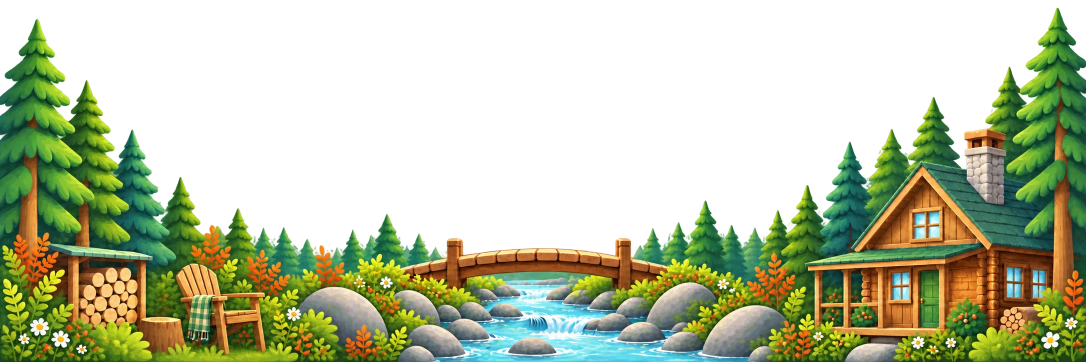
#> input picture src/assets/scenery/cabin-daytime.webp, 2172 x 724 px (shown at 1/2 size)
$ python woodblock_mountain_overlook.py ../../src/assets/scenery/cabin-daytime.webp out.png
#> lines starting #> are read from the running program, lines starting #| are printed output that depends on the picture; after the words box and inside, x2 and y2 are one past the last pixel; in counts of white or black regions, pixels touching at a corner belong together
"""Cut Scott's mountain-overlook print into the Woodblock "Small Mountain Town" art.

The source (2026-10-30) is a single 1200x1200 woodblock-style painting: a
letterboxed vista of snowy peaks over a river valley, seen from a pine-topped
cliff. It replaces all three lights of the woodblock mountain town; there is
no dusk or night version, so one picture serves every light.

Steps:
  1. drop the black letterbox and key the painted sky to transparency (the
     sky is the smooth region connected to the top; the print's ink outlines
     stop it at the peaks);
  2. scale to the woodblock set's 2172px width and place it in a 2172x724
     band so the land's median top sits at row 262 (chosen against the old
     art on Scott's Today page: the peaks, the river and the pine all show);
  3. sink the far horizon in the middle, as the old art's skyline dips there,
     with a displacement that is full at the horizon and fades to nothing at
     the bottom edge, so the cliffs and pines in front do not move;
  4. write the veil (where page content is concealed: under the skyline,
     fading in over FADE px above it) and the skyline fraction for panoramas.ts.

Usage: uv run --with numpy --with scipy --with pillow python
  scripts/scenery/woodblock_mountain_overlook.py <source.png> <out-dir>
Writes mountain-overlook.png and mountain-overlook-veil.png; convert both to
WebP with cwebp. Prints the skyline.
"""
import sys
from pathlib import Path

import numpy as np
from PIL import Image
from scipy import ndimage as ndi

SRC = Path(sys.argv[1])
OUT = Path(sys.argv[2])
OUT.mkdir(parents=True, exist_ok=True)

W, H = 2172, 724          # the woodblock set's band size
LAND_TOP = 262            # the land's median top row in the band
DIP, DIP_WIDTH = 70, 0.20  # how far the horizon sinks mid-band, and over how wide a share
FADE = round(64 * W / 1506)  # extract_landscapes.py's FADE, at this width


def key_sky(rgb):
    """Alpha for the land: everything not connected to the sky at the top."""
    g = np.sqrt((ndi.sobel(rgb, axis=0) ** 2 + ndi.sobel(rgb, axis=1) ** 2).sum(2))
    smooth = g < 300          # paper grain stays under it; ink outlines do not
    smooth[260:] = False      # nothing that low is sky
    labels, _ = ndi.label(smooth)
    sky = np.isin(labels, list(set(np.unique(labels[60])) - {0}))
    sky = ndi.binary_closing(sky, iterations=2, border_value=1)
    sky[:140] = True          # the deep-blue top band is all sky
    return ndi.gaussian_filter((~sky).astype(float), 0.8)


def envelope(alpha):
    solid = alpha > 0.5
    first = np.where(solid.any(0), solid.argmax(0), alpha.shape[0]).astype(float)
    return ndi.gaussian_filter1d(ndi.minimum_filter1d(first, 81), 25)


rgb = np.asarray(Image.open(SRC).convert('RGB')).astype(float)
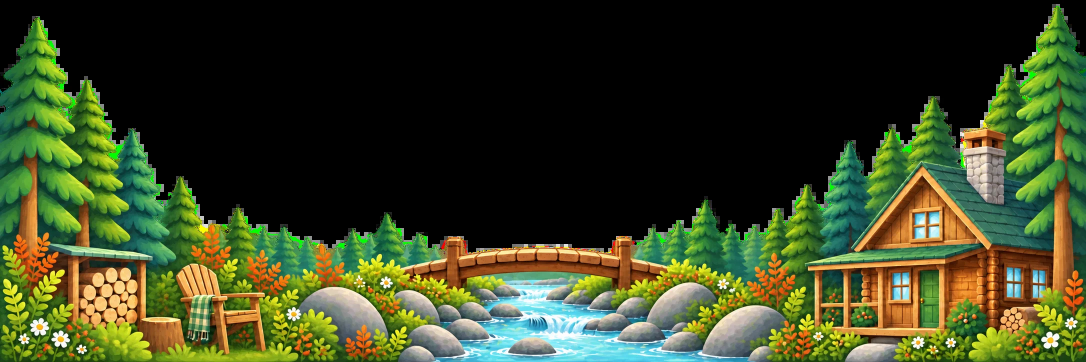
#> rgb: shape (724, 2172, 3) float64 (shown at 1/2 size); mean R, G, B 57.1, 66.5, 34
rows = np.where(rgb.mean(2).mean(1) > 25)[0]
#> rows = 451 values from 271 to 723
rgb = rgb[rows.min() + 2:rows.max() - 1]
#> rgb: shape (449, 2172, 3) float64
alpha = key_sky(rgb)
#> in key_sky, `smooth = g < 300`:
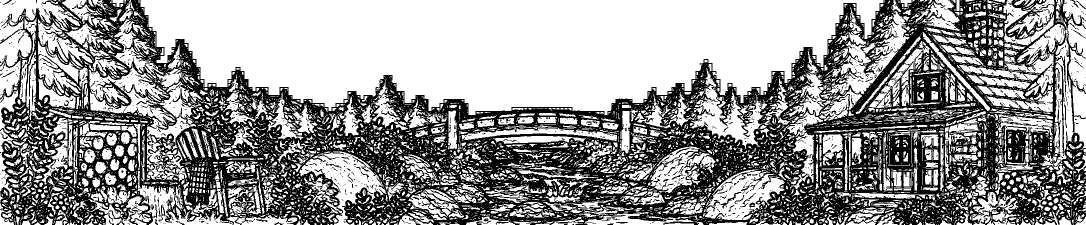
#> smooth: shape (449, 2172) bool (shown at 1/2 size); 59.3% white; 1219 black regions (1107 under 20 px), largest, box (x1, y1, x2, y2) and area: (0, 0, 2172, 449) 387601, (1441, 384, 1483, 418) 189, (704, 313, 737, 343) 122
#> in key_sky, `smooth[260:] = False`:
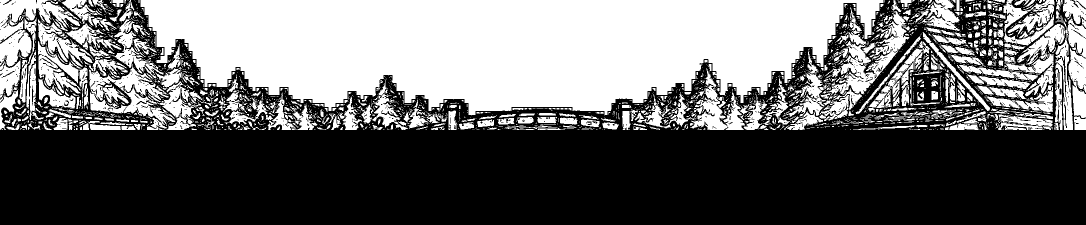
#> smooth: shape (449, 2172) bool (shown at 1/2 size); 41.8% white; 2759 white regions (2169 under 20 px), largest, box (x1, y1, x2, y2) and area: (281, 0, 1767, 231) 247504, (178, 128, 388, 260) 10587, (1653, 22, 1819, 191) 8278
#> in key_sky, `labels, _ = ndi.label(smooth)`:
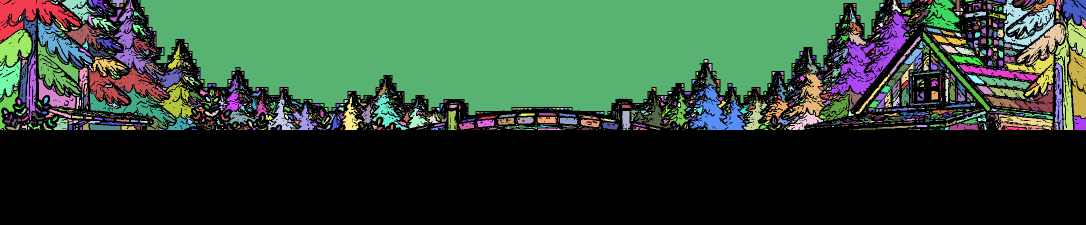
#> labels: shape (449, 2172) int32 (shown at 1/2 size); 4219 distinct labels, from 0 to 4218; one colour per label, 0 black
#> in key_sky, `sky = np.isin(labels, list(set(np.unique(labels[60])) - {0}))`: sky: shape (449, 2172) bool; 29.4% white; 37 white regions (12 under 20 px), largest, box (x1, y1, x2, y2) and area: (281, 0, 1767, 231) 247504, (1653, 22, 1819, 191) 7766, (0, 0, 160, 85) 5657
#> in key_sky, `sky = ndi.binary_closing(sky, iterations=2, border_value=1)`: sky: shape (449, 2172) bool; 30.2% white; 16 white regions (5 under 20 px), largest, box (x1, y1, x2, y2) and area: (279, 0, 1769, 231) 247956, (0, 0, 209, 205) 16168, (1995, 0, 2172, 260) 13195
#> in key_sky, `sky[:140] = True`:
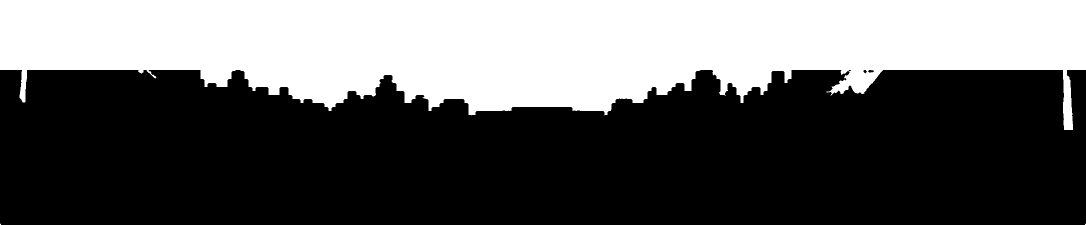
#> sky: shape (449, 2172) bool (shown at 1/2 size); 37.9% white; 3 white regions (2 under 20 px), largest, box (x1, y1, x2, y2) and area: (0, 0, 2172, 260) 369974

# Scale to the band's width, premultiplied so the keyed edge carries no sky.
rgba = np.dstack([rgb * alpha[..., None], alpha * 255]).clip(0, 255).astype(np.uint8)
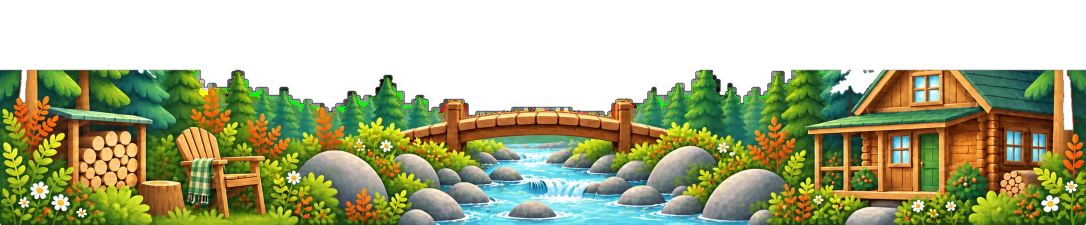
#> rgba: shape (449, 2172, 4) (shown at 1/2 size); mean R, G, B, A 75.8, 81.3, 43.2, 158.2; transparent parts drawn white
img = Image.fromarray(rgba, 'RGBA')
img = img.resize((W, round(img.height * W / img.width)), Image.LANCZOS)
pm = np.asarray(img).astype(float)
offset = int(np.median(envelope(pm[..., 3] / 255))) - LAND_TOP
#> in envelope, `solid = alpha > 0.5`: solid: shape (449, 2172) bool; 62.1% white; 3 black regions (2 under 20 px), largest, box (x1, y1, x2, y2) and area: (0, 0, 2172, 260) 369971
#> in envelope, `first = np.where(solid.any(0), solid.argmax(0), alpha.shape[0]).astype..`: first = 2172 values, max 260 at index 2128, min 140 at index 0, mean 169.1
#> offset = -122

# One remap does both the placement and the dip.
x = np.arange(W) / W
dip = DIP * np.exp(-((x - 0.5) / DIP_WIDTH) ** 2)
yy, xx = np.mgrid[0:H, 0:W].astype(float)
weight = np.clip((H - yy) / (H - 250), 0, 1)  # full from row 250 up
src = yy + offset - dip[None, :] * weight
out = np.dstack([ndi.map_coordinates(pm[..., c], [src, xx], order=1, mode='nearest') for c in range(4)])
a = out[..., 3:4]
out[..., :3] = np.where(a > 0.5, out[..., :3] * 255 / np.clip(a, 1e-3, None), 0)
out[..., 3] = np.where(src[..., None] < 0, 0, a)[..., 0]
art = out.clip(0, 255).round().astype(np.uint8)
Image.fromarray(art, 'RGBA').save(OUT / 'mountain-overlook.png')

land = art[..., 3] / 255.0
env = envelope(land)
#> in envelope (call 2), `solid = alpha > 0.5`: solid: shape (724, 2172) bool; 56.9% white; 3 black regions, box (x1, y1, x2, y2) and area: (0, 0, 2172, 397) 676988, (0, 569, 2, 724) 309, (2170, 569, 2172, 724) 309
#> env = 2172 values, max 385.2 at index 1086, min 262 at index 0, mean 299.4
t = np.clip((yy - (env[None, :] - FADE)) / (0.8 * FADE), 0, 1)
veil = np.maximum(t * t * (3 - 2 * t), land)
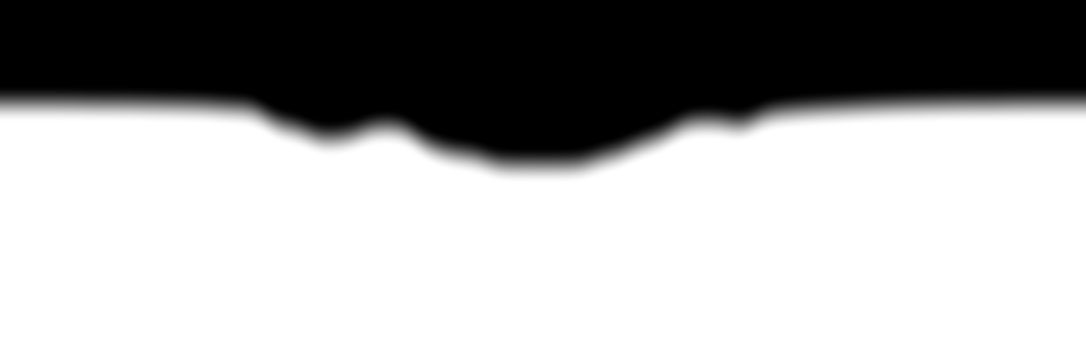
#> veil: shape (724, 2172) float64 (shown at 1/2 size); min 0, max 1, mean 0.662
Image.fromarray(np.dstack([np.full(veil.shape + (3,), 255.0), veil * 255]).round().astype(np.uint8), 'RGBA') \
    .save(OUT / 'mountain-overlook-veil.png')
middle = env[int(W * 0.2):int(W * 0.8)]
#> middle = 1303 values, max 385.2 at index 652, min 267.7 at index 1302, mean 323.4
print('skyline', round(float(middle.min()) / H, 4))
#| skyline 0.3697

$ run again, on src/assets/scenery/cabin-left.webp
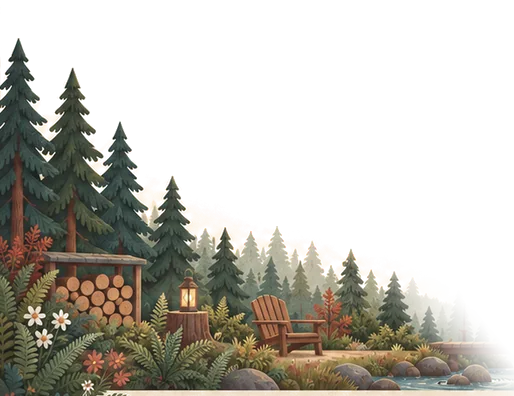
#> input picture src/assets/scenery/cabin-left.webp, 514 x 396 px
#> rows = 388 values from 0 to 395
#> in key_sky, `smooth = g < 300`:
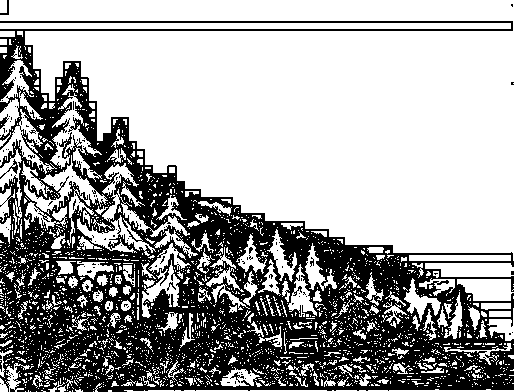
#> smooth: shape (392, 514) bool; 64.4% white; 142 black regions (135 under 20 px), largest, box (x1, y1, x2, y2) and area: (0, 21, 514, 392) 70986, (0, 159, 18, 179) 70, (0, 114, 9, 129) 51
#> labels: shape (392, 514) int32; 908 distinct labels, from 0 to 907
#> solid: shape (1656, 2172) bool; 48.5% white; 1 white region, box (x1, y1, x2, y2) and area: (0, 591, 2172, 1656) 1742848
#> first = 2172 values, max 1097 at index 2169, min 591 at index 0, mean 853.5
#> offset = 633
#> solid: shape (724, 2172) bool; 65.3% white; 1 black region, box (x1, y1, x2, y2) and area: (579, 0, 2172, 465) 546022
#> env = 2172 values, max 438.5 at index 1761, min 0 at index 0, mean 241.5
#> `veil = np.maximum(t * t * (3 - 2 * t), land)`:
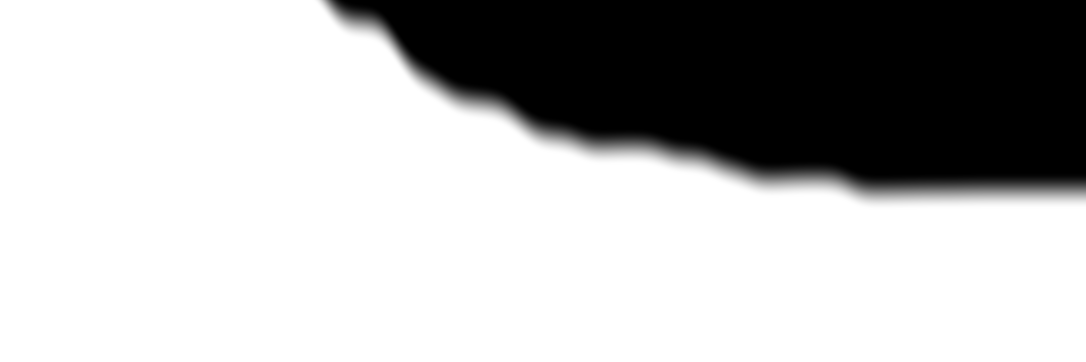
#> veil: shape (724, 2172) float64 (shown at 1/2 size); min 0, max 1, mean 0.72
#> middle = 1303 values, max 437.2 at index 1302, min 0 at index 0, mean 256.7
#| skyline 0.0
